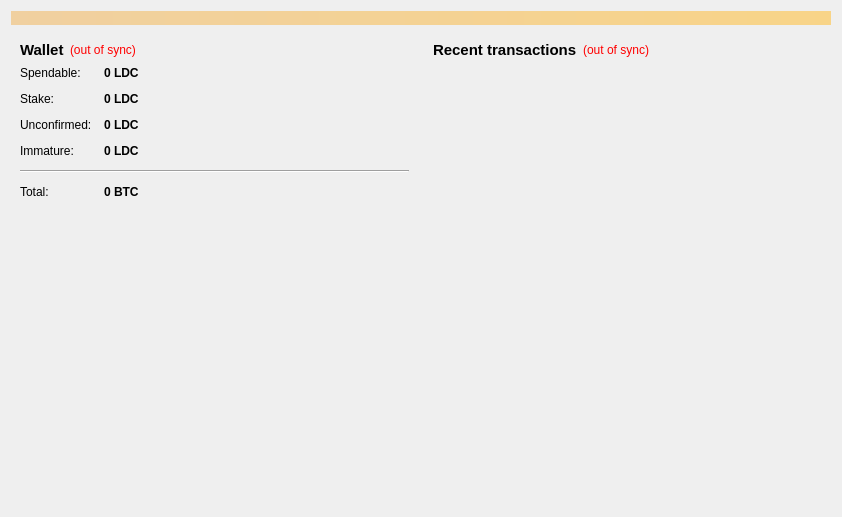
<?xml version="1.0" encoding="UTF-8"?>
<ui version="4.0">
 <class>OverviewPage</class>
 <widget class="QWidget" name="OverviewPage">
  <property name="geometry">
   <rect>
    <x>0</x>
    <y>0</y>
    <width>842</width>
    <height>517</height>
   </rect>
  </property>
  <property name="windowTitle">
   <string>Form</string>
  </property>
  <layout class="QVBoxLayout" name="topLayout">
   <item>
    <widget class="QLabel" name="labelAlerts">
     <property name="visible">
      <bool>false</bool>
     </property>
     <property name="styleSheet">
      <string notr="true">background-color: qlineargradient(x1: 0, y1: 0, x2: 1, y2: 0, stop:0 #F0D0A0, stop:1 #F8D488);  color:#000000
</string>
     </property>
     <property name="wordWrap">
      <bool>true</bool>
     </property>
     <property name="margin">
      <number>3</number>
     </property>
    </widget>
   </item>
   <item>
    <layout class="QHBoxLayout" name="horizontalLayout" stretch="1,1">
     <item>
      <layout class="QVBoxLayout" name="verticalLayout_2">
       <item>
        <widget class="QWidget" name="widget" native="true">
         <layout class="QVBoxLayout" name="verticalLayout_4">
          <item>
           <layout class="QHBoxLayout" name="horizontalLayout_4">
            <item>
             <widget class="QLabel" name="label_5">
              <property name="font">
               <font>
                <pointsize>11</pointsize>
                <weight>75</weight>
                <bold>true</bold>
               </font>
              </property>
              <property name="text">
               <string>Wallet</string>
              </property>
             </widget>
            </item>
            <item>
             <widget class="QLabel" name="labelWalletStatus">
              <property name="toolTip">
               <string>The displayed information may be out of date. Your wallet automatically synchronizes with the LDC network after a connection is established, but this process has not completed yet.</string>
              </property>
              <property name="styleSheet">
               <string notr="true">QLabel { color: red; }</string>
              </property>
              <property name="text">
               <string notr="true">(out of sync)</string>
              </property>
              <property name="alignment">
               <set>Qt::AlignLeading|Qt::AlignLeft|Qt::AlignVCenter</set>
              </property>
             </widget>
            </item>
            <item>
             <spacer name="horizontalSpacer_2">
              <property name="orientation">
               <enum>Qt::Horizontal</enum>
              </property>
              <property name="sizeHint" stdset="0">
               <size>
                <width>40</width>
                <height>20</height>
               </size>
              </property>
             </spacer>
            </item>
           </layout>
          </item>
          <item>
           <layout class="QFormLayout" name="formLayout_2">
            <property name="fieldGrowthPolicy">
             <enum>QFormLayout::AllNonFixedFieldsGrow</enum>
            </property>
            <property name="horizontalSpacing">
             <number>12</number>
            </property>
            <property name="verticalSpacing">
             <number>12</number>
            </property>
            <item row="0" column="0">
             <widget class="QLabel" name="label">
              <property name="text">
               <string>Spendable:</string>
              </property>
             </widget>
            </item>
            <item row="0" column="1">
             <widget class="QLabel" name="labelBalance">
              <property name="font">
               <font>
                <weight>75</weight>
                <bold>true</bold>
               </font>
              </property>
              <property name="cursor">
               <cursorShape>IBeamCursor</cursorShape>
              </property>
              <property name="toolTip">
               <string>Your current spendable balance</string>
              </property>
              <property name="text">
               <string notr="true">0 LDC</string>
              </property>
              <property name="alignment">
               <set>Qt::AlignLeading|Qt::AlignLeft|Qt::AlignVCenter</set>
              </property>
              <property name="textInteractionFlags">
               <set>Qt::LinksAccessibleByMouse|Qt::TextSelectableByKeyboard|Qt::TextSelectableByMouse</set>
              </property>
             </widget>
            </item>
            <item row="1" column="0">
             <widget class="QLabel" name="label_6">
              <property name="text">
               <string>Stake:</string>
              </property>
             </widget>
            </item>
            <item row="1" column="1">
             <widget class="QLabel" name="labelStake">
              <property name="font">
               <font>
                <weight>75</weight>
                <bold>true</bold>
               </font>
              </property>
              <property name="cursor">
               <cursorShape>IBeamCursor</cursorShape>
              </property>
              <property name="toolTip">
               <string>Total of coins that was staked, and do not yet count toward the current balance</string>
              </property>
              <property name="text">
               <string notr="true">0 LDC</string>
              </property>
              <property name="alignment">
               <set>Qt::AlignLeading|Qt::AlignLeft|Qt::AlignVCenter</set>
              </property>
              <property name="textInteractionFlags">
               <set>Qt::LinksAccessibleByMouse|Qt::TextSelectableByKeyboard|Qt::TextSelectableByMouse</set>
              </property>
             </widget>
            </item>
            <item row="2" column="0">
             <widget class="QLabel" name="label_3">
              <property name="text">
               <string>Unconfirmed:</string>
              </property>
             </widget>
            </item>
            <item row="2" column="1">
             <widget class="QLabel" name="labelUnconfirmed">
              <property name="font">
               <font>
                <weight>75</weight>
                <bold>true</bold>
               </font>
              </property>
              <property name="cursor">
               <cursorShape>IBeamCursor</cursorShape>
              </property>
              <property name="toolTip">
               <string>Total of transactions that have yet to be confirmed, and do not yet count toward the current balance</string>
              </property>
              <property name="text">
               <string notr="true">0 LDC</string>
              </property>
              <property name="alignment">
               <set>Qt::AlignLeading|Qt::AlignLeft|Qt::AlignVCenter</set>
              </property>
              <property name="textInteractionFlags">
               <set>Qt::LinksAccessibleByMouse|Qt::TextSelectableByKeyboard|Qt::TextSelectableByMouse</set>
              </property>
             </widget>
            </item>
            <item row="3" column="0">
             <widget class="QLabel" name="labelImmatureText">
              <property name="text">
               <string>Immature:</string>
              </property>
             </widget>
            </item>
            <item row="3" column="1">
             <widget class="QLabel" name="labelImmature">
              <property name="font">
               <font>
                <weight>75</weight>
                <bold>true</bold>
               </font>
              </property>
              <property name="toolTip">
               <string>Mined balance that has not yet matured</string>
              </property>
              <property name="text">
               <string notr="true">0 LDC</string>
              </property>
              <property name="alignment">
               <set>Qt::AlignLeading|Qt::AlignLeft|Qt::AlignVCenter</set>
              </property>
              <property name="textInteractionFlags">
               <set>Qt::LinksAccessibleByMouse|Qt::TextSelectableByKeyboard|Qt::TextSelectableByMouse</set>
              </property>
             </widget>
            </item>
            <item row="4" column="0" colspan="2">
             <widget class="Line" name="line">
              <property name="maximumSize">
               <size>
                <width>16777215</width>
                <height>16777215</height>
               </size>
              </property>
              <property name="orientation">
               <enum>Qt::Horizontal</enum>
              </property>
             </widget>
            </item>
            <item row="5" column="0">
             <widget class="QLabel" name="labelTotalText">
              <property name="text">
               <string>Total:</string>
              </property>
             </widget>
            </item>
            <item row="5" column="1">
             <widget class="QLabel" name="labelTotal">
              <property name="font">
               <font>
                <weight>75</weight>
                <bold>true</bold>
               </font>
              </property>
              <property name="cursor">
               <cursorShape>IBeamCursor</cursorShape>
              </property>
              <property name="toolTip">
               <string>Your current total balance</string>
              </property>
              <property name="text">
               <string notr="true">0 BTC</string>
              </property>
              <property name="alignment">
               <set>Qt::AlignLeading|Qt::AlignLeft|Qt::AlignVCenter</set>
              </property>
              <property name="textInteractionFlags">
               <set>Qt::LinksAccessibleByMouse|Qt::TextSelectableByKeyboard|Qt::TextSelectableByMouse</set>
              </property>
             </widget>
            </item>
           </layout>
          </item>
         </layout>
        </widget>
       </item>
       <item>
        <spacer name="verticalSpacer_2">
         <property name="orientation">
          <enum>Qt::Vertical</enum>
         </property>
         <property name="sizeHint" stdset="0">
          <size>
           <width>20</width>
           <height>40</height>
          </size>
         </property>
        </spacer>
       </item>
       <item>
        <widget class="QLabel" name="label_overview_pic">
         <property name="sizePolicy">
          <sizepolicy hsizetype="Preferred" vsizetype="Preferred">
           <horstretch>0</horstretch>
           <verstretch>0</verstretch>
          </sizepolicy>
         </property>
         <property name="minimumSize">
          <size>
           <width>0</width>
           <height>0</height>
          </size>
         </property>
         <property name="maximumSize">
          <size>
           <width>500</width>
           <height>500</height>
          </size>
         </property>
         <property name="text">
          <string/>
         </property>
         <property name="pixmap">
          <pixmap resource="../bitcoin.qrc">:/images/wallet_bg</pixmap>
         </property>
         <property name="alignment">
          <set>Qt::AlignCenter</set>
         </property>
         <property name="margin">
          <number>20</number>
         </property>
        </widget>
       </item>
       <item>
        <spacer name="verticalSpacer">
         <property name="orientation">
          <enum>Qt::Vertical</enum>
         </property>
         <property name="sizeHint" stdset="0">
          <size>
           <width>20</width>
           <height>40</height>
          </size>
         </property>
        </spacer>
       </item>
      </layout>
     </item>
     <item>
      <layout class="QVBoxLayout" name="verticalLayout_3">
       <item>
        <widget class="QWidget" name="widget_2" native="true">
         <layout class="QVBoxLayout" name="verticalLayout">
          <item>
           <layout class="QHBoxLayout" name="horizontalLayout_2">
            <item>
             <widget class="QLabel" name="label_4">
              <property name="font">
               <font>
                <pointsize>11</pointsize>
                <weight>75</weight>
                <bold>true</bold>
               </font>
              </property>
              <property name="text">
               <string>&lt;b&gt;Recent transactions&lt;/b&gt;</string>
              </property>
             </widget>
            </item>
            <item>
             <widget class="QLabel" name="labelTransactionsStatus">
              <property name="toolTip">
               <string>The displayed information may be out of date. Your wallet automatically synchronizes with the LDC network after a connection is established, but this process has not completed yet.</string>
              </property>
              <property name="styleSheet">
               <string notr="true">QLabel { color: red; }</string>
              </property>
              <property name="text">
               <string notr="true">(out of sync)</string>
              </property>
              <property name="alignment">
               <set>Qt::AlignRight|Qt::AlignTrailing|Qt::AlignVCenter</set>
              </property>
             </widget>
            </item>
            <item>
             <spacer name="horizontalSpacer">
              <property name="orientation">
               <enum>Qt::Horizontal</enum>
              </property>
              <property name="sizeHint" stdset="0">
               <size>
                <width>40</width>
                <height>20</height>
               </size>
              </property>
             </spacer>
            </item>
           </layout>
          </item>
          <item>
           <widget class="QListView" name="listTransactions">
            <property name="styleSheet">
             <string notr="true">QListView { background: transparent; }</string>
            </property>
            <property name="frameShape">
             <enum>QFrame::NoFrame</enum>
            </property>
            <property name="verticalScrollBarPolicy">
             <enum>Qt::ScrollBarAlwaysOff</enum>
            </property>
            <property name="horizontalScrollBarPolicy">
             <enum>Qt::ScrollBarAlwaysOff</enum>
            </property>
            <property name="selectionMode">
             <enum>QAbstractItemView::NoSelection</enum>
            </property>
           </widget>
          </item>
         </layout>
        </widget>
       </item>
      </layout>
     </item>
    </layout>
   </item>
  </layout>
 </widget>
 <resources>
  <include location="../bitcoin.qrc"/>
 </resources>
 <connections/>
</ui>
